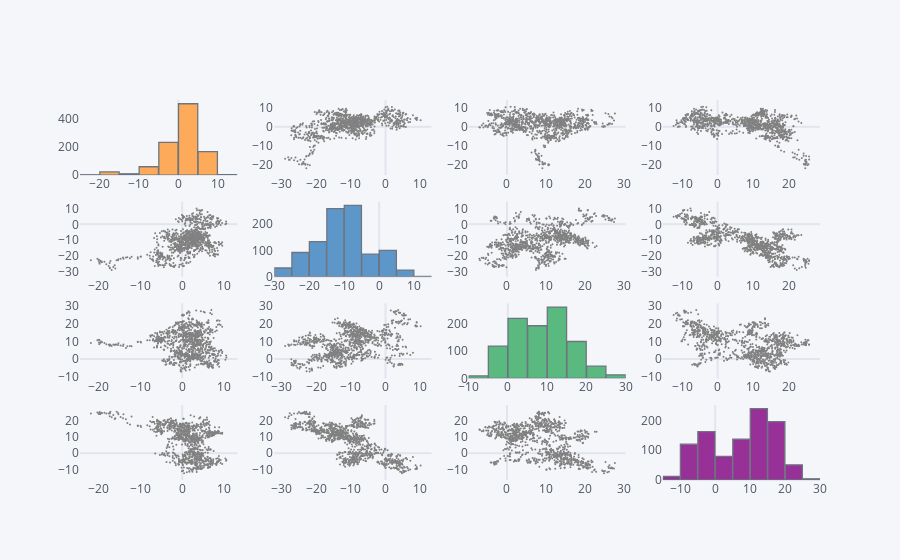

Here is the notebook cell this chart was saved with:
### Code cell
from chart_studio import plotly as py
import cufflinks as cf
import pandas as pd
import numpy as np

cf.go_offline()
lines_df = pd.DataFrame(np.random.randn(1000, 4), columns=['a', 'b', 'c', 'd']).cumsum()
lines_df.scatter_matrix()

### Figure 1 — Plotly figure (JSON) as saved in the notebook; plotly's stock layout.template omitted (floating-point values rounded to 4 significant figures; data arrays with more than 128 entries replaced by an {"elided": "..."} marker saying what was removed)
{"data": [{"opacity": 0.8, "name": "a", "yaxis": "y", "histnorm": "", "xaxis": "x", "nbinsx": 10, "histfunc": "count", "marker": {"color": "rgba(255, 153, 51, 1.0)", "line": {"color": "#4D5663", "width": 1.3}}, "x": {"elided": "1000 float values"}, "type": "histogram", "orientation": "v"}, {"name": "a", "yaxis": "y2", "text": "", "y": {"elided": "1000 float values"}, "mode": "markers", "xaxis": "x2", "marker": {"symbol": "circle", "size": 2}, "x": {"elided": "1000 float values"}, "line": {"color": "rgba(128, 128, 128, 1.0)", "dash": "solid", "shape": "linear", "width": 1.3}, "type": "scatter"}, {"name": "a", "yaxis": "y3", "text": "", "y": {"elided": "1000 float values"}, "mode": "markers", "xaxis": "x3", "marker": {"symbol": "circle", "size": 2}, "x": {"elided": "1000 float values"}, "line": {"color": "rgba(128, 128, 128, 1.0)", "dash": "solid", "shape": "linear", "width": 1.3}, "type": "scatter"}, {"name": "a", "yaxis": "y4", "text": "", "y": {"elided": "1000 float values"}, "mode": "markers", "xaxis": "x4", "marker": {"symbol": "circle", "size": 2}, "x": {"elided": "1000 float values"}, "line": {"color": "rgba(128, 128, 128, 1.0)", "dash": "solid", "shape": "linear", "width": 1.3}, "type": "scatter"}, {"name": "b", "yaxis": "y5", "text": "", "y": {"elided": "1000 float values"}, "mode": "markers", "xaxis": "x5", "marker": {"symbol": "circle", "size": 2}, "x": {"elided": "1000 float values"}, "line": {"color": "rgba(128, 128, 128, 1.0)", "dash": "solid", "shape": "linear", "width": 1.3}, "type": "scatter"}, {"opacity": 0.8, "name": "b", "yaxis": "y6", "histnorm": "", "xaxis": "x6", "nbinsx": 10, "histfunc": "count", "marker": {"color": "rgba(55, 128, 191, 1.0)", "line": {"color": "#4D5663", "width": 1.3}}, "x": {"elided": "1000 float values"}, "type": "histogram", "orientation": "v"}, {"name": "b", "yaxis": "y7", "text": "", "y": {"elided": "1000 float values"}, "mode": "markers", "xaxis": "x7", "marker": {"symbol": "circle", "size": 2}, "x": {"elided": "1000 float values"}, "line": {"color": "rgba(128, 128, 128, 1.0)", "dash": "solid", "shape": "linear", "width": 1.3}, "type": "scatter"}, {"name": "b", "yaxis": "y8", "text": "", "y": {"elided": "1000 float values"}, "mode": "markers", "xaxis": "x8", "marker": {"symbol": "circle", "size": 2}, "x": {"elided": "1000 float values"}, "line": {"color": "rgba(128, 128, 128, 1.0)", "dash": "solid", "shape": "linear", "width": 1.3}, "type": "scatter"}, {"name": "c", "yaxis": "y9", "text": "", "y": {"elided": "1000 float values"}, "mode": "markers", "xaxis": "x9", "marker": {"symbol": "circle", "size": 2}, "x": {"elided": "1000 float values"}, "line": {"color": "rgba(128, 128, 128, 1.0)", "dash": "solid", "shape": "linear", "width": 1.3}, "type": "scatter"}, {"name": "c", "yaxis": "y10", "text": "", "y": {"elided": "1000 float values"}, "mode": "markers", "xaxis": "x10", "marker": {"symbol": "circle", "size": 2}, "x": {"elided": "1000 float values"}, "line": {"color": "rgba(128, 128, 128, 1.0)", "dash": "solid", "shape": "linear", "width": 1.3}, "type": "scatter"}, {"opacity": 0.8, "name": "c", "yaxis": "y11", "histnorm": "", "xaxis": "x11", "nbinsx": 10, "histfunc": "count", "marker": {"color": "rgba(50, 171, 96, 1.0)", "line": {"color": "#4D5663", "width": 1.3}}, "x": {"elided": "1000 float values"}, "type": "histogram", "orientation": "v"}, {"name": "c", "yaxis": "y12", "text": "", "y": {"elided": "1000 float values"}, "mode": "markers", "xaxis": "x12", "marker": {"symbol": "circle", "size": 2}, "x": {"elided": "1000 float values"}, "line": {"color": "rgba(128, 128, 128, 1.0)", "dash": "solid", "shape": "linear", "width": 1.3}, "type": "scatter"}, {"name": "d", "yaxis": "y13", "text": "", "y": {"elided": "1000 float values"}, "mode": "markers", "xaxis": "x13", "marker": {"symbol": "circle", "size": 2}, "x": {"elided": "1000 float values"}, "line": {"color": "rgba(128, 128, 128, 1.0)", "dash": "solid", "shape": "linear", "width": 1.3}, "type": "scatter"}, {"name": "d", "yaxis": "y14", "text": "", "y": {"elided": "1000 float values"}, "mode": "markers", "xaxis": "x14", "marker": {"symbol": "circle", "size": 2}, "x": {"elided": "1000 float values"}, "line": {"color": "rgba(128, 128, 128, 1.0)", "dash": "solid", "shape": "linear", "width": 1.3}, "type": "scatter"}, {"name": "d", "yaxis": "y15", "text": "", "y": {"elided": "1000 float values"}, "mode": "markers", "xaxis": "x15", "marker": {"symbol": "circle", "size": 2}, "x": {"elided": "1000 float values"}, "line": {"color": "rgba(128, 128, 128, 1.0)", "dash": "solid", "shape": "linear", "width": 1.3}, "type": "scatter"}, {"opacity": 0.8, "name": "d", "yaxis": "y16", "histnorm": "", "xaxis": "x16", "nbinsx": 10, "histfunc": "count", "marker": {"color": "rgba(128, 0, 128, 1.0)", "line": {"color": "#4D5663", "width": 1.3}}, "x": {"elided": "1000 float values"}, "type": "histogram", "orientation": "v"}], "layout": {"paper_bgcolor": "#F5F6F9", "xaxis16": {"tickfont": {"color": "#4D5663"}, "domain": [0.7875, 1], "title": {"text": "", "font": {"color": "#4D5663"}}, "showgrid": false, "zerolinecolor": "#E1E5ED", "gridcolor": "#E1E5ED", "anchor": "y16"}, "xaxis15": {"tickfont": {"color": "#4D5663"}, "domain": [0.525, 0.7375], "title": {"text": "", "font": {"color": "#4D5663"}}, "showgrid": false, "zerolinecolor": "#E1E5ED", "gridcolor": "#E1E5ED", "anchor": "y15"}, "xaxis14": {"tickfont": {"color": "#4D5663"}, "domain": [0.2625, 0.475], "title": {"text": "", "font": {"color": "#4D5663"}}, "showgrid": false, "zerolinecolor": "#E1E5ED", "gridcolor": "#E1E5ED", "anchor": "y14"}, "xaxis13": {"tickfont": {"color": "#4D5663"}, "domain": [0, 0.2125], "title": {"text": "", "font": {"color": "#4D5663"}}, "showgrid": false, "zerolinecolor": "#E1E5ED", "gridcolor": "#E1E5ED", "anchor": "y13"}, "xaxis12": {"tickfont": {"color": "#4D5663"}, "domain": [0.7875, 1], "title": {"text": "", "font": {"color": "#4D5663"}}, "showgrid": false, "zerolinecolor": "#E1E5ED", "gridcolor": "#E1E5ED", "anchor": "y12"}, "xaxis11": {"tickfont": {"color": "#4D5663"}, "domain": [0.525, 0.7375], "title": {"text": "", "font": {"color": "#4D5663"}}, "showgrid": false, "zerolinecolor": "#E1E5ED", "gridcolor": "#E1E5ED", "anchor": "y11"}, "xaxis10": {"tickfont": {"color": "#4D5663"}, "domain": [0.2625, 0.475], "title": {"text": "", "font": {"color": "#4D5663"}}, "showgrid": false, "zerolinecolor": "#E1E5ED", "gridcolor": "#E1E5ED", "anchor": "y10"}, "yaxis2": {"tickfont": {"color": "#4D5663"}, "domain": [0.8025, 1], "title": {"text": "", "font": {"color": "#4D5663"}}, "showgrid": false, "zerolinecolor": "#E1E5ED", "gridcolor": "#E1E5ED", "anchor": "x2"}, "yaxis3": {"tickfont": {"color": "#4D5663"}, "domain": [0.8025, 1], "title": {"text": "", "font": {"color": "#4D5663"}}, "showgrid": false, "zerolinecolor": "#E1E5ED", "gridcolor": "#E1E5ED", "anchor": "x3"}, "yaxis4": {"tickfont": {"color": "#4D5663"}, "domain": [0.8025, 1], "title": {"text": "", "font": {"color": "#4D5663"}}, "showgrid": false, "zerolinecolor": "#E1E5ED", "gridcolor": "#E1E5ED", "anchor": "x4"}, "yaxis5": {"tickfont": {"color": "#4D5663"}, "domain": [0.535, 0.7325], "title": {"text": "", "font": {"color": "#4D5663"}}, "showgrid": false, "zerolinecolor": "#E1E5ED", "gridcolor": "#E1E5ED", "anchor": "x5"}, "yaxis6": {"tickfont": {"color": "#4D5663"}, "domain": [0.535, 0.7325], "title": {"text": "", "font": {"color": "#4D5663"}}, "showgrid": false, "zerolinecolor": "#E1E5ED", "gridcolor": "#E1E5ED", "anchor": "x6"}, "yaxis7": {"tickfont": {"color": "#4D5663"}, "domain": [0.535, 0.7325], "title": {"text": "", "font": {"color": "#4D5663"}}, "showgrid": false, "zerolinecolor": "#E1E5ED", "gridcolor": "#E1E5ED", "anchor": "x7"}, "yaxis8": {"tickfont": {"color": "#4D5663"}, "domain": [0.535, 0.7325], "title": {"text": "", "font": {"color": "#4D5663"}}, "showgrid": false, "zerolinecolor": "#E1E5ED", "gridcolor": "#E1E5ED", "anchor": "x8"}, "yaxis11": {"tickfont": {"color": "#4D5663"}, "domain": [0.2675, 0.465], "title": {"text": "", "font": {"color": "#4D5663"}}, "showgrid": false, "zerolinecolor": "#E1E5ED", "gridcolor": "#E1E5ED", "anchor": "x11"}, "yaxis9": {"tickfont": {"color": "#4D5663"}, "domain": [0.2675, 0.465], "title": {"text": "", "font": {"color": "#4D5663"}}, "showgrid": false, "zerolinecolor": "#E1E5ED", "gridcolor": "#E1E5ED", "anchor": "x9"}, "showlegend": false, "title": {"font": {"color": "#4D5663"}}, "plot_bgcolor": "#F5F6F9", "yaxis": {"tickfont": {"color": "#4D5663"}, "domain": [0.8025, 1], "title": {"text": "", "font": {"color": "#4D5663"}}, "showgrid": false, "zerolinecolor": "#E1E5ED", "gridcolor": "#E1E5ED", "anchor": "x"}, "yaxis12": {"tickfont": {"color": "#4D5663"}, "domain": [0.2675, 0.465], "title": {"text": "", "font": {"color": "#4D5663"}}, "showgrid": false, "zerolinecolor": "#E1E5ED", "gridcolor": "#E1E5ED", "anchor": "x12"}, "yaxis13": {"tickfont": {"color": "#4D5663"}, "domain": [0, 0.1975], "title": {"text": "", "font": {"color": "#4D5663"}}, "showgrid": false, "zerolinecolor": "#E1E5ED", "gridcolor": "#E1E5ED", "anchor": "x13"}, "yaxis10": {"tickfont": {"color": "#4D5663"}, "domain": [0.2675, 0.465], "title": {"text": "", "font": {"color": "#4D5663"}}, "showgrid": false, "zerolinecolor": "#E1E5ED", "gridcolor": "#E1E5ED", "anchor": "x10"}, "bargap": 0.02, "yaxis16": {"tickfont": {"color": "#4D5663"}, "domain": [0, 0.1975], "title": {"text": "", "font": {"color": "#4D5663"}}, "showgrid": false, "zerolinecolor": "#E1E5ED", "gridcolor": "#E1E5ED", "anchor": "x16"}, "xaxis": {"tickfont": {"color": "#4D5663"}, "domain": [0, 0.2125], "title": {"text": "", "font": {"color": "#4D5663"}}, "showgrid": false, "zerolinecolor": "#E1E5ED", "gridcolor": "#E1E5ED", "anchor": "y"}, "yaxis15": {"tickfont": {"color": "#4D5663"}, "domain": [0, 0.1975], "title": {"text": "", "font": {"color": "#4D5663"}}, "showgrid": false, "zerolinecolor": "#E1E5ED", "gridcolor": "#E1E5ED", "anchor": "x15"}, "legend": {"bgcolor": "#F5F6F9", "font": {"color": "#4D5663"}}, "xaxis9": {"tickfont": {"color": "#4D5663"}, "domain": [0, 0.2125], "title": {"text": "", "font": {"color": "#4D5663"}}, "showgrid": false, "zerolinecolor": "#E1E5ED", "gridcolor": "#E1E5ED", "anchor": "y9"}, "xaxis8": {"tickfont": {"color": "#4D5663"}, "domain": [0.7875, 1], "title": {"text": "", "font": {"color": "#4D5663"}}, "showgrid": false, "zerolinecolor": "#E1E5ED", "gridcolor": "#E1E5ED", "anchor": "y8"}, "xaxis7": {"tickfont": {"color": "#4D5663"}, "domain": [0.525, 0.7375], "title": {"text": "", "font": {"color": "#4D5663"}}, "showgrid": false, "zerolinecolor": "#E1E5ED", "gridcolor": "#E1E5ED", "anchor": "y7"}, "xaxis6": {"tickfont": {"color": "#4D5663"}, "domain": [0.2625, 0.475], "title": {"text": "", "font": {"color": "#4D5663"}}, "showgrid": false, "zerolinecolor": "#E1E5ED", "gridcolor": "#E1E5ED", "anchor": "y6"}, "xaxis5": {"tickfont": {"color": "#4D5663"}, "domain": [0, 0.2125], "title": {"text": "", "font": {"color": "#4D5663"}}, "showgrid": false, "zerolinecolor": "#E1E5ED", "gridcolor": "#E1E5ED", "anchor": "y5"}, "xaxis4": {"tickfont": {"color": "#4D5663"}, "domain": [0.7875, 1], "title": {"text": "", "font": {"color": "#4D5663"}}, "showgrid": false, "zerolinecolor": "#E1E5ED", "gridcolor": "#E1E5ED", "anchor": "y4"}, "xaxis3": {"tickfont": {"color": "#4D5663"}, "domain": [0.525, 0.7375], "title": {"text": "", "font": {"color": "#4D5663"}}, "showgrid": false, "zerolinecolor": "#E1E5ED", "gridcolor": "#E1E5ED", "anchor": "y3"}, "xaxis2": {"tickfont": {"color": "#4D5663"}, "domain": [0.2625, 0.475], "title": {"text": "", "font": {"color": "#4D5663"}}, "showgrid": false, "zerolinecolor": "#E1E5ED", "gridcolor": "#E1E5ED", "anchor": "y2"}, "yaxis14": {"tickfont": {"color": "#4D5663"}, "domain": [0, 0.1975], "title": {"text": "", "font": {"color": "#4D5663"}}, "showgrid": false, "zerolinecolor": "#E1E5ED", "gridcolor": "#E1E5ED", "anchor": "x14"}}}
